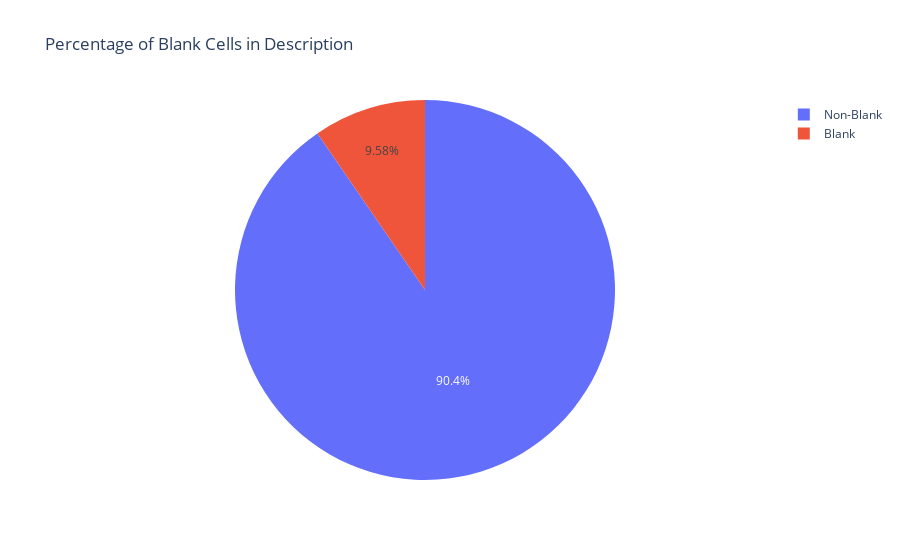

The code cell stored with this chart in its notebook:
### Code cell
blank_percentage = X_train['description'].isna().mean() * 100
non_blank_percentage = 100 - blank_percentage
fig = px.pie(
    names=['Blank', 'Non-Blank'],
    values=[blank_percentage, non_blank_percentage],
    title='Percentage of Blank Cells in Description'
)
fig.show()

### Figure 1 — Plotly figure (JSON) as saved in the notebook; plotly's stock layout.template omitted (floating-point values rounded to 4 significant figures)
{"data": [{"domain": {"x": [0, 1], "y": [0, 1]}, "hovertemplate": "label=%{label}<br>value=%{value}<extra></extra>", "labels": ["Blank", "Non-Blank"], "legendgroup": "", "name": "", "showlegend": true, "type": "pie", "values": [9.583, 90.42]}], "layout": {"legend": {"tracegroupgap": 0}, "title": {"text": "Percentage of Blank Cells in Description"}}}
